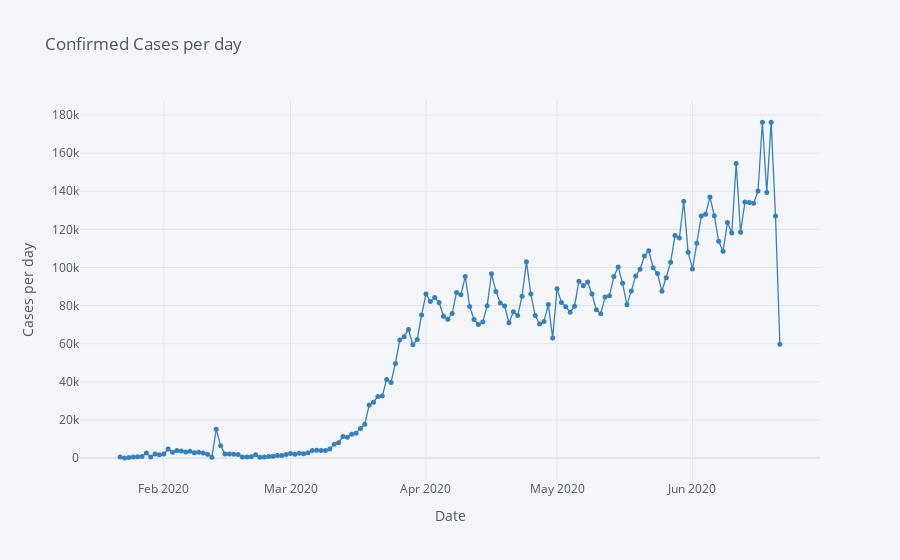
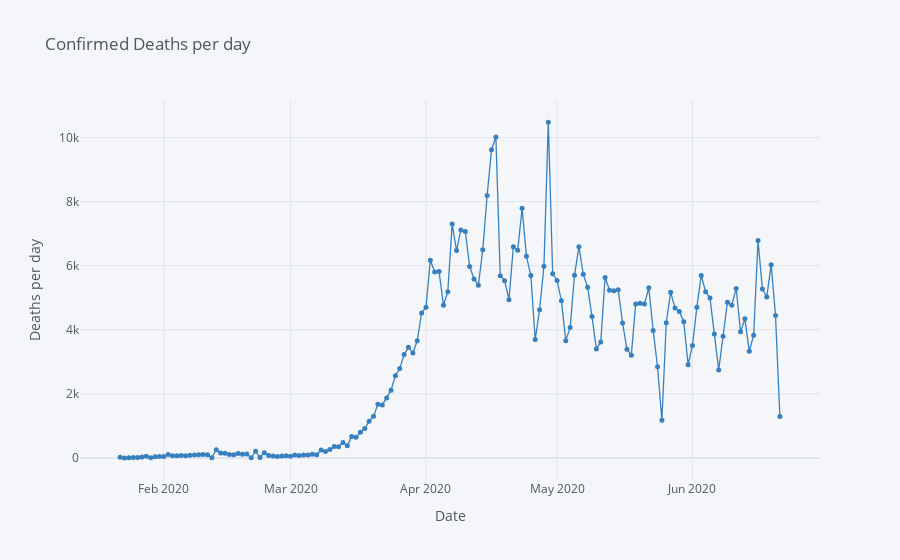
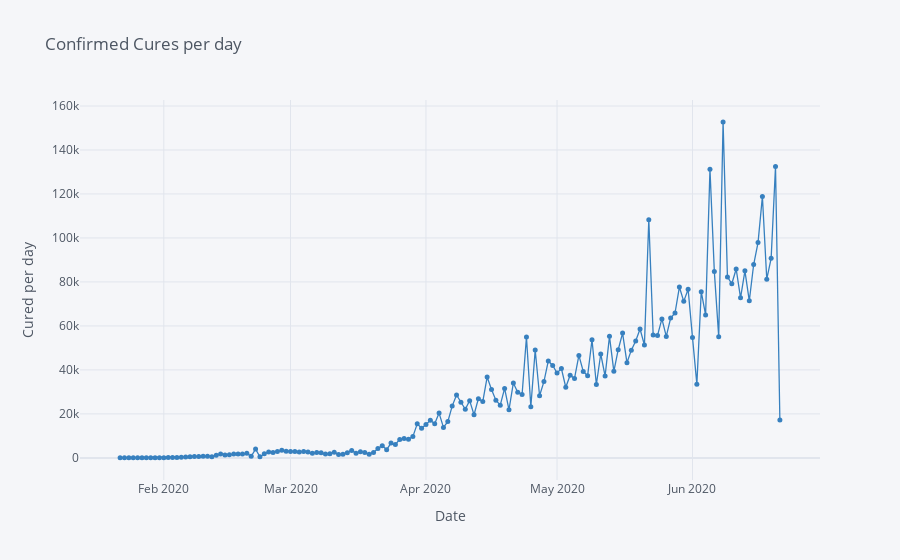

Notebook cell for these charts, in order:
### Code cell
####USING PLOTLY
df.iplot(kind='scatter',x='Date',y='Cas/jrs',mode='markers+lines',title='Confirmed Cases per day',xTitle='Date',yTitle='Cases per day',color="blue",size=5)
df.iplot(kind='scatter',x='Date',y='Décès/jrs',mode='markers+lines',title='Confirmed Deaths per day',xTitle='Date',yTitle='Deaths per day',color="blue",size=5)
df.iplot(kind='scatter',x='Date',y='Guérisons/jrs',mode='markers+lines',title='Confirmed Cures per day',xTitle='Date',yTitle='Cured per day',color="blue",size=5)

### Figure 1 — Plotly figure (JSON) as saved in the notebook; plotly's stock layout.template omitted (floating-point values rounded to 4 significant figures; data arrays with more than 128 entries replaced by an {"elided": "..."} marker saying what was removed)
{"data": [{"line": {"color": "rgba(55, 128, 191, 1.0)", "dash": "solid", "shape": "linear", "width": 1.3}, "marker": {"size": 5, "symbol": "circle"}, "mode": "markers+lines", "name": "Cas/jrs", "text": "", "type": "scatter", "x": {"elided": "152 str values"}, "y": {"elided": "152 int values"}}], "layout": {"legend": {"bgcolor": "#F5F6F9", "font": {"color": "#4D5663"}}, "paper_bgcolor": "#F5F6F9", "plot_bgcolor": "#F5F6F9", "title": {"font": {"color": "#4D5663"}, "text": "Confirmed Cases per day"}, "xaxis": {"gridcolor": "#E1E5ED", "showgrid": true, "tickfont": {"color": "#4D5663"}, "title": {"font": {"color": "#4D5663"}, "text": "Date"}, "zerolinecolor": "#E1E5ED"}, "yaxis": {"gridcolor": "#E1E5ED", "showgrid": true, "tickfont": {"color": "#4D5663"}, "title": {"font": {"color": "#4D5663"}, "text": "Cases per day"}, "zerolinecolor": "#E1E5ED"}}}

### Figure 2 — Plotly figure (JSON) as saved in the notebook; plotly's stock layout.template omitted (floating-point values rounded to 4 significant figures; data arrays with more than 128 entries replaced by an {"elided": "..."} marker saying what was removed)
{"data": [{"line": {"color": "rgba(55, 128, 191, 1.0)", "dash": "solid", "shape": "linear", "width": 1.3}, "marker": {"size": 5, "symbol": "circle"}, "mode": "markers+lines", "name": "Décès/jrs", "text": "", "type": "scatter", "x": {"elided": "152 str values"}, "y": {"elided": "152 int values"}}], "layout": {"legend": {"bgcolor": "#F5F6F9", "font": {"color": "#4D5663"}}, "paper_bgcolor": "#F5F6F9", "plot_bgcolor": "#F5F6F9", "title": {"font": {"color": "#4D5663"}, "text": "Confirmed Deaths per day"}, "xaxis": {"gridcolor": "#E1E5ED", "showgrid": true, "tickfont": {"color": "#4D5663"}, "title": {"font": {"color": "#4D5663"}, "text": "Date"}, "zerolinecolor": "#E1E5ED"}, "yaxis": {"gridcolor": "#E1E5ED", "showgrid": true, "tickfont": {"color": "#4D5663"}, "title": {"font": {"color": "#4D5663"}, "text": "Deaths per day"}, "zerolinecolor": "#E1E5ED"}}}

### Figure 3 — Plotly figure (JSON) as saved in the notebook; plotly's stock layout.template omitted (floating-point values rounded to 4 significant figures; data arrays with more than 128 entries replaced by an {"elided": "..."} marker saying what was removed)
{"data": [{"line": {"color": "rgba(55, 128, 191, 1.0)", "dash": "solid", "shape": "linear", "width": 1.3}, "marker": {"size": 5, "symbol": "circle"}, "mode": "markers+lines", "name": "Guérisons/jrs", "text": "", "type": "scatter", "x": {"elided": "152 str values"}, "y": {"elided": "152 int values"}}], "layout": {"legend": {"bgcolor": "#F5F6F9", "font": {"color": "#4D5663"}}, "paper_bgcolor": "#F5F6F9", "plot_bgcolor": "#F5F6F9", "title": {"font": {"color": "#4D5663"}, "text": "Confirmed Cures per day"}, "xaxis": {"gridcolor": "#E1E5ED", "showgrid": true, "tickfont": {"color": "#4D5663"}, "title": {"font": {"color": "#4D5663"}, "text": "Date"}, "zerolinecolor": "#E1E5ED"}, "yaxis": {"gridcolor": "#E1E5ED", "showgrid": true, "tickfont": {"color": "#4D5663"}, "title": {"font": {"color": "#4D5663"}, "text": "Cured per day"}, "zerolinecolor": "#E1E5ED"}}}
